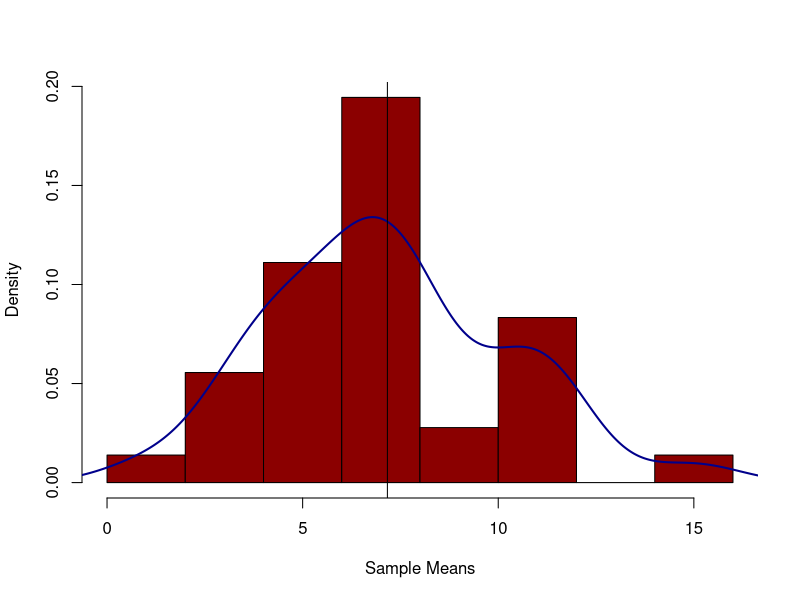

Write the R code that produced this figure.
## ---- chunk 1
library("knitr")
opts_chunk$set(echo = TRUE, cache=TRUE, message=FALSE, warning = FALSE)
#options(width = 1500)
library("ggplot2")
library("dplyr")
library("scales")
## ---- chunk 2
population <- c(1,5,6,8,8,15)
samples <- t(merge(population, population))
samples
means <- data.frame(sample_means = colMeans(samples))
hist(means$sample_means, main = "", xlab = "Sample Means", prob = T, col = "darkred")
lines(density(means$sample_means), col = "darkblue", lwd = 2)
abline(v=mean(means$sample_means), col="black")

q2 <- c(mean(population), mean(means$sample_means))
names(q2) <- c("Population Mean", "Sample Mean")
q2
## ---- chunk 3
pnorm(q = 3, mean = 3.10, sd = 0.40 / sqrt(16), lower.tail = FALSE)
## ---- chunk 4
qnorm(p = .85, mean = 3.10, sd = 0.40 / sqrt(16))
## ---- chunk 5
qnorm(p = .85, mean = 3.10, sd = 0.40 / sqrt(64))
## ---- chunk 6
n <- 200
se <- sqrt(0.15*(1 - 0.15)/n)
mu <- 0.15
pnorm(q = 0.15, mean = mu, sd = se)
## ---- chunk 7
n <- 200
se <- sqrt(0.15*(1 - 0.15)/n)
mu <- 0.15
pnorm(q = 0.17, mean = mu, sd = se) - pnorm(q = 0.13, mean = mu, sd = se)
## ---- chunk 8
p <- 303/326
z_value <- qnorm(p = .975)
se <- sqrt(p * (1 - p) / 326)

CI <- p + c(-1, 1) * z_value * se
CI
## ---- chunk 9
p <- 303/326
e <- 0.04
z_value <- qnorm(p = .975)

n <- p * (1 - p) / (e/z_value)^2

ceiling(n)
## ---- chunk 10
x_bar <- 0.995
sigma <- 0.02
z_value <- qnorm(p = 0.995)
n <- 50

x_bar + c(-1, 1) * z_value * sigma/sqrt(n)
## ---- chunk 11
sigma <- 25
e <- 4
z_value <- qnorm(p = 0.995)

n <- (sigma / (e/z_value))^2
ceiling(n)
